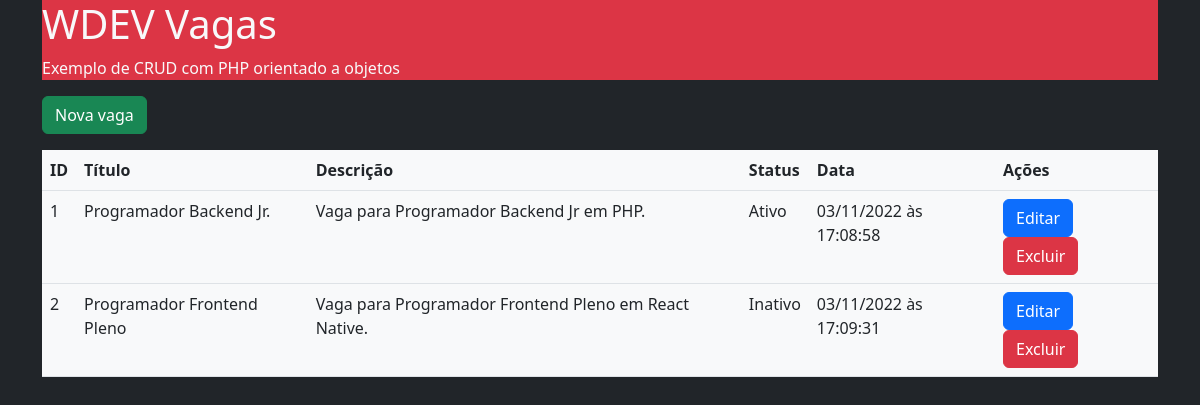
The page / on the database its author committed.
### tables this page shows
CREATE TABLE `vagas` (
  `id` int(11) NOT NULL,
  `titulo` varchar(255) NOT NULL,
  `descricao` text NOT NULL,
  `ativo` enum('s','n') NOT NULL,
  `data` timestamp NOT NULL DEFAULT current_timestamp() ON UPDATE current_timestamp()
);

### index.php (called while the page is built, shortened)
<?php
$vagas = Vaga::getVagas();
include __DIR__ . '/includes/header.php';
include __DIR__ . '/includes/listagem.php';
include __DIR__ . '/includes/footer.php';

### app/Db/Database.php (called while the page is built, shortened)
<?php
class Database
{
    private $table;
    private $connection;
    public function __construct($table = null)
    {
        $this->table = $table;
    }
    private function setConnection()
    {
        try {
            $this->connection = new PDO('mysql:host=' . self::HOSTNAME . ';dbname=' . self::DATABASE, self::USERNAME, self::PASSWORD);
            $this->connection->setAttribute(PDO::ATTR_ERRMODE, PDO::ERRMODE_EXCEPTION);
        } catch (PDOException $e) {
            die('ERROR: ' . $e->getMessage());
        }
    }
    public function execute($query, $params = [])
    {
        try {
            $statement = $this->connection->prepare($query);
            $statement->execute($params);
            return $statement;
        } catch (PDOException $e) {
            die('ERROR: ' . $e->getMessage());
        }
    }
    public function select($where = null, $order = null, $limit = null, $fields = '*')
    {
        $where = strlen($where) ? 'WHERE ' . $where : '';
        $order = strlen($order) ? 'ORDER BY ' . $order : '';
        $limit = strlen($limit) ? 'LIMIT  ' . $limit : '';
        $query = 'SELECT ' . $fields . ' FROM `' . $this->table . '` ' . $where . ' ' . $order . ' ' . $limit;
        return $this->execute($query);
    }
}

### app/Entity/Vaga.php (called while the page is built, shortened)
<?php
class Vaga
{
    private $id;
    private $titulo;
    private $descricao;
    private $ativo;
    private $data;
    public function getId()
    {
        return $this->id;
    }
    public function getTitulo()
    {
        return $this->titulo;
    }
    public function getDescricao()
    {
        return $this->descricao;
    }
    public function getAtivo()
    {
        return $this->ativo;
    }
    public function getData()
    {
        return $this->data;
    }
    public static function getVagas($where = null, $order = null, $limit = null)
    {
        return (new Database('vagas'))->select($where, $order, $limit)->fetchAll(PDO::FETCH_CLASS, self::class);
    }
}

### includes/listagem.php (the view, shortened to what this page needs)
<?php
$resultados = '';
foreach ($vagas as $vaga) {
    $resultados .= '<tr>
                        <td>' . $vaga->getId() . '</td>
                        <td>' . $vaga->getTitulo() . '</td>
                        <td>' . $vaga->getDescricao() . '</td>
                        <td>' . ($vaga->getAtivo() == 's' ? 'Ativo' : 'Inativo') . '</td>
                        <td>' . date('d/m/Y à\s H:i:s', strtotime($vaga->getData())) . '</td>
                        <td>
                            <a href="editar.php?id=' . $vaga->getId() . '"><button type="button" class="btn btn-primary">Editar</button></a>
                            <a href="excluir.php?id=' . $vaga->getId() . '"><button type="button" class="btn btn-danger">Excluir</button></a>
                        </td>';
}
$resultados = strlen($resultados) ? $resultados :   '<tr>
                                                        <td colspan="6" class="text-center">
                                                            Nenhuma vaga encontrada.
                                                        </td>
                                                    </tr>'
?>
<main>
    <section>
        <a href="cadastrar.php">
            <button class="btn btn-success">
                Nova vaga
            </button>
        </a>
    </section>
    <section>
        <table class="table bg-light mt-3">
            <thead>
                <tr>
                    <th>ID</th>
                    <th>Título</th>
                    <th>Descrição</th>
                    <th>Status</th>
                    <th>Data</th>
                    <th>Ações</th>
                </tr>
            </thead>
            <tbody>
                <?= $resultados; ?>
            </tbody>
        </table>
    </section>
</main>

### includes/header.php (shortened to what this page needs)
<!doctype html>
<html lang="en">
<head>
    <link href="https://cdn.jsdelivr.net/npm/bootstrap@5.2.2/dist/css/bootstrap.min.css" rel="stylesheet">
</head>
<body class="bg-dark text-light">
    <div class="container">
        <div class="jumbotron bg-danger">
            <h1>WDEV Vagas</h1>
            <p>Exemplo de CRUD com PHP orientado a objetos</p>
        </div>

### includes/footer.php (shortened to what this page needs)
        </div>
</body>
</html>

### rows shown on the page
vagas: id "1", titulo "Programador Backend Jr.", descricao "Vaga para Programador Backend Jr em PHP.", ativo "Ativo", data "03/11/2022 às 17:08:58"
vagas: id "2", titulo "Programador Frontend Pleno", descricao "Vaga para Programador Frontend Pleno em React Native.", ativo "Inativo", data "03/11/2022 às 17:09:31"
